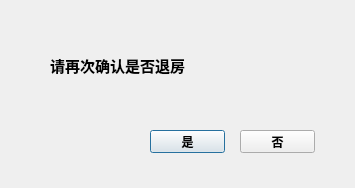
<?xml version="1.0" encoding="UTF-8"?>
<ui version="4.0">
 <class>order_out</class>
 <widget class="QDialog" name="order_out">
  <property name="geometry">
   <rect>
    <x>0</x>
    <y>0</y>
    <width>355</width>
    <height>188</height>
   </rect>
  </property>
  <property name="windowTitle">
   <string>预定退房</string>
  </property>
  <widget class="QLabel" name="label">
   <property name="geometry">
    <rect>
     <x>50</x>
     <y>50</y>
     <width>191</width>
     <height>31</height>
    </rect>
   </property>
   <property name="font">
    <font>
     <pointsize>11</pointsize>
     <weight>75</weight>
     <bold>true</bold>
    </font>
   </property>
   <property name="text">
    <string>请再次确认是否退房</string>
   </property>
  </widget>
  <widget class="QPushButton" name="yes">
   <property name="geometry">
    <rect>
     <x>150</x>
     <y>130</y>
     <width>75</width>
     <height>23</height>
    </rect>
   </property>
   <property name="font">
    <font>
     <weight>75</weight>
     <bold>true</bold>
    </font>
   </property>
   <property name="text">
    <string>是</string>
   </property>
  </widget>
  <widget class="QPushButton" name="no">
   <property name="geometry">
    <rect>
     <x>240</x>
     <y>130</y>
     <width>75</width>
     <height>23</height>
    </rect>
   </property>
   <property name="font">
    <font>
     <weight>75</weight>
     <bold>true</bold>
    </font>
   </property>
   <property name="text">
    <string>否</string>
   </property>
  </widget>
 </widget>
 <resources/>
 <connections/>
</ui>
